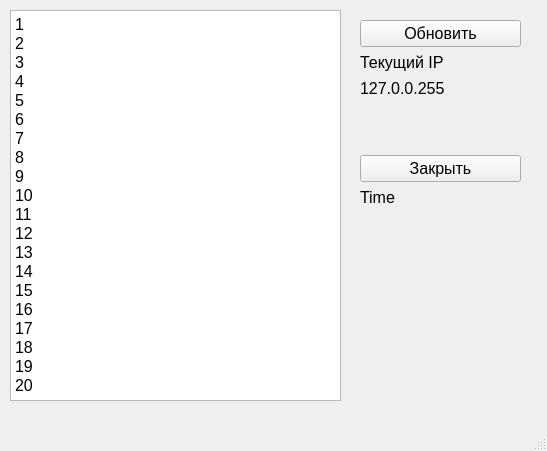
<?xml version="1.0" encoding="UTF-8"?>
<ui version="4.0">
 <class>MainWindow</class>
 <widget class="QMainWindow" name="MainWindow">
  <property name="enabled">
   <bool>true</bool>
  </property>
  <property name="geometry">
   <rect>
    <x>0</x>
    <y>0</y>
    <width>547</width>
    <height>451</height>
   </rect>
  </property>
  <property name="windowTitle">
   <string>Ip_Time_Loger</string>
  </property>
  <widget class="QWidget" name="centralwidget">
   <property name="statusTip">
    <string/>
   </property>
   <widget class="QTextBrowser" name="textBrowser">
    <property name="geometry">
     <rect>
      <x>10</x>
      <y>10</y>
      <width>331</width>
      <height>391</height>
     </rect>
    </property>
    <property name="font">
     <font>
      <pointsize>12</pointsize>
     </font>
    </property>
    <property name="html">
     <string>&lt;!DOCTYPE HTML PUBLIC &quot;-//W3C//DTD HTML 4.0//EN&quot; &quot;http://www.w3.org/TR/REC-html40/strict.dtd&quot;&gt;
&lt;html&gt;&lt;head&gt;&lt;meta name=&quot;qrichtext&quot; content=&quot;1&quot; /&gt;&lt;style type=&quot;text/css&quot;&gt;
p, li { white-space: pre-wrap; }
&lt;/style&gt;&lt;/head&gt;&lt;body style=&quot; font-family:'MS Shell Dlg 2'; font-size:12pt; font-weight:400; font-style:normal;&quot;&gt;
&lt;p style=&quot; margin-top:0px; margin-bottom:0px; margin-left:0px; margin-right:0px; -qt-block-indent:0; text-indent:0px;&quot;&gt;&lt;span style=&quot; font-family:'MS Shell Dlg 2';&quot;&gt;1&lt;/span&gt;&lt;/p&gt;
&lt;p style=&quot; margin-top:0px; margin-bottom:0px; margin-left:0px; margin-right:0px; -qt-block-indent:0; text-indent:0px;&quot;&gt;&lt;span style=&quot; font-family:'MS Shell Dlg 2';&quot;&gt;2&lt;/span&gt;&lt;/p&gt;
&lt;p style=&quot; margin-top:0px; margin-bottom:0px; margin-left:0px; margin-right:0px; -qt-block-indent:0; text-indent:0px;&quot;&gt;&lt;span style=&quot; font-family:'MS Shell Dlg 2';&quot;&gt;3&lt;/span&gt;&lt;/p&gt;
&lt;p style=&quot; margin-top:0px; margin-bottom:0px; margin-left:0px; margin-right:0px; -qt-block-indent:0; text-indent:0px;&quot;&gt;&lt;span style=&quot; font-family:'MS Shell Dlg 2';&quot;&gt;4&lt;/span&gt;&lt;/p&gt;
&lt;p style=&quot; margin-top:0px; margin-bottom:0px; margin-left:0px; margin-right:0px; -qt-block-indent:0; text-indent:0px;&quot;&gt;&lt;span style=&quot; font-family:'MS Shell Dlg 2';&quot;&gt;5&lt;/span&gt;&lt;/p&gt;
&lt;p style=&quot; margin-top:0px; margin-bottom:0px; margin-left:0px; margin-right:0px; -qt-block-indent:0; text-indent:0px;&quot;&gt;&lt;span style=&quot; font-family:'MS Shell Dlg 2';&quot;&gt;6&lt;/span&gt;&lt;/p&gt;
&lt;p style=&quot; margin-top:0px; margin-bottom:0px; margin-left:0px; margin-right:0px; -qt-block-indent:0; text-indent:0px;&quot;&gt;&lt;span style=&quot; font-family:'MS Shell Dlg 2';&quot;&gt;7&lt;/span&gt;&lt;/p&gt;
&lt;p style=&quot; margin-top:0px; margin-bottom:0px; margin-left:0px; margin-right:0px; -qt-block-indent:0; text-indent:0px;&quot;&gt;&lt;span style=&quot; font-family:'MS Shell Dlg 2';&quot;&gt;8&lt;/span&gt;&lt;/p&gt;
&lt;p style=&quot; margin-top:0px; margin-bottom:0px; margin-left:0px; margin-right:0px; -qt-block-indent:0; text-indent:0px;&quot;&gt;&lt;span style=&quot; font-family:'MS Shell Dlg 2';&quot;&gt;9&lt;/span&gt;&lt;/p&gt;
&lt;p style=&quot; margin-top:0px; margin-bottom:0px; margin-left:0px; margin-right:0px; -qt-block-indent:0; text-indent:0px;&quot;&gt;&lt;span style=&quot; font-family:'MS Shell Dlg 2';&quot;&gt;10&lt;/span&gt;&lt;/p&gt;
&lt;p style=&quot; margin-top:0px; margin-bottom:0px; margin-left:0px; margin-right:0px; -qt-block-indent:0; text-indent:0px;&quot;&gt;&lt;span style=&quot; font-family:'MS Shell Dlg 2';&quot;&gt;11&lt;/span&gt;&lt;/p&gt;
&lt;p style=&quot; margin-top:0px; margin-bottom:0px; margin-left:0px; margin-right:0px; -qt-block-indent:0; text-indent:0px;&quot;&gt;&lt;span style=&quot; font-family:'MS Shell Dlg 2';&quot;&gt;12&lt;/span&gt;&lt;/p&gt;
&lt;p style=&quot; margin-top:0px; margin-bottom:0px; margin-left:0px; margin-right:0px; -qt-block-indent:0; text-indent:0px;&quot;&gt;&lt;span style=&quot; font-family:'MS Shell Dlg 2';&quot;&gt;13&lt;/span&gt;&lt;/p&gt;
&lt;p style=&quot; margin-top:0px; margin-bottom:0px; margin-left:0px; margin-right:0px; -qt-block-indent:0; text-indent:0px;&quot;&gt;&lt;span style=&quot; font-family:'MS Shell Dlg 2';&quot;&gt;14&lt;/span&gt;&lt;/p&gt;
&lt;p style=&quot; margin-top:0px; margin-bottom:0px; margin-left:0px; margin-right:0px; -qt-block-indent:0; text-indent:0px;&quot;&gt;&lt;span style=&quot; font-family:'MS Shell Dlg 2';&quot;&gt;15&lt;/span&gt;&lt;/p&gt;
&lt;p style=&quot; margin-top:0px; margin-bottom:0px; margin-left:0px; margin-right:0px; -qt-block-indent:0; text-indent:0px;&quot;&gt;&lt;span style=&quot; font-family:'MS Shell Dlg 2';&quot;&gt;16&lt;/span&gt;&lt;/p&gt;
&lt;p style=&quot; margin-top:0px; margin-bottom:0px; margin-left:0px; margin-right:0px; -qt-block-indent:0; text-indent:0px;&quot;&gt;&lt;span style=&quot; font-family:'MS Shell Dlg 2';&quot;&gt;17&lt;/span&gt;&lt;/p&gt;
&lt;p style=&quot; margin-top:0px; margin-bottom:0px; margin-left:0px; margin-right:0px; -qt-block-indent:0; text-indent:0px;&quot;&gt;&lt;span style=&quot; font-family:'MS Shell Dlg 2';&quot;&gt;18&lt;/span&gt;&lt;/p&gt;
&lt;p style=&quot; margin-top:0px; margin-bottom:0px; margin-left:0px; margin-right:0px; -qt-block-indent:0; text-indent:0px;&quot;&gt;&lt;span style=&quot; font-family:'MS Shell Dlg 2';&quot;&gt;19&lt;/span&gt;&lt;/p&gt;
&lt;p style=&quot; margin-top:0px; margin-bottom:0px; margin-left:0px; margin-right:0px; -qt-block-indent:0; text-indent:0px;&quot;&gt;&lt;span style=&quot; font-family:'MS Shell Dlg 2';&quot;&gt;20&lt;/span&gt;&lt;/p&gt;&lt;/body&gt;&lt;/html&gt;</string>
    </property>
   </widget>
   <widget class="QWidget" name="">
    <property name="geometry">
     <rect>
      <x>360</x>
      <y>20</y>
      <width>161</width>
      <height>187</height>
     </rect>
    </property>
    <layout class="QVBoxLayout" name="verticalLayout">
     <item>
      <widget class="QPushButton" name="pushButtonRefresh">
       <property name="font">
        <font>
         <pointsize>12</pointsize>
        </font>
       </property>
       <property name="text">
        <string>Обновить</string>
       </property>
      </widget>
     </item>
     <item>
      <widget class="QLabel" name="label">
       <property name="font">
        <font>
         <pointsize>12</pointsize>
        </font>
       </property>
       <property name="text">
        <string>Текущий IP</string>
       </property>
      </widget>
     </item>
     <item>
      <widget class="QLabel" name="labelcurrentIP">
       <property name="font">
        <font>
         <pointsize>12</pointsize>
        </font>
       </property>
       <property name="text">
        <string>127.0.0.255</string>
       </property>
      </widget>
     </item>
     <item>
      <widget class="QLabel" name="label_3">
       <property name="font">
        <font>
         <pointsize>12</pointsize>
        </font>
       </property>
       <property name="text">
        <string/>
       </property>
      </widget>
     </item>
     <item>
      <widget class="QLabel" name="labelPastIP">
       <property name="font">
        <font>
         <pointsize>12</pointsize>
        </font>
       </property>
       <property name="text">
        <string/>
       </property>
      </widget>
     </item>
     <item>
      <widget class="QPushButton" name="pushButtonClose">
       <property name="font">
        <font>
         <pointsize>12</pointsize>
        </font>
       </property>
       <property name="text">
        <string>Закрыть</string>
       </property>
      </widget>
     </item>
     <item>
      <widget class="QLabel" name="labelTimeNow">
       <property name="font">
        <font>
         <pointsize>12</pointsize>
        </font>
       </property>
       <property name="text">
        <string>Time</string>
       </property>
      </widget>
     </item>
    </layout>
   </widget>
  </widget>
  <widget class="QMenuBar" name="menubar">
   <property name="geometry">
    <rect>
     <x>0</x>
     <y>0</y>
     <width>547</width>
     <height>21</height>
    </rect>
   </property>
  </widget>
  <widget class="QStatusBar" name="statusbar"/>
 </widget>
 <resources/>
 <connections/>
</ui>
